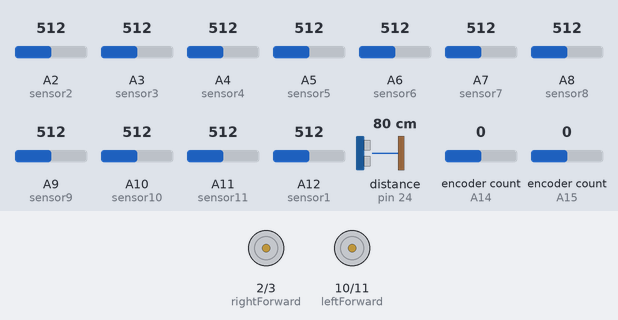
A sketch run on a simulated Arduino Mega 2560, built with avr-gcc and run on an emulated ATmega2560. Shown: motor-driver pin pairs drawn as motors (green arrow = first pin HIGH = forward, orange = second pin HIGH = backward, longer = more drive). The test bench sets the inputs (shaded band); at power-on: A2 (sensor2) = 512, A3 (sensor3) = 512, A4 (sensor4) = 512, A5 (sensor5) = 512, A6 (sensor6) = 512, A7 (sensor7) = 512, A8 (sensor8) = 512, A9 (sensor9) = 512, A10 (sensor10) = 512, A11 (sensor11) = 512, A12 (sensor1) = 512, distance to the obstacle (sensor on pin 24) 80 cm, encoder count (sensors on A14, A15) 0. The echo pulse lasts 58.3 µs per cm; what the sketch prints to the serial monitor is not drawn.

Above: at 1.2 s.
1.3 s: A2 (sensor2) set to 791
4.3 s: A2 (sensor2) set to 815
At 5.6 s:
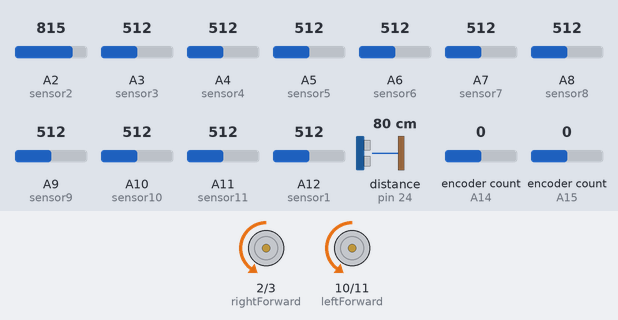
Timing chart, 0 to 7.3 s (numbered marks = the images above; inputs shaded):
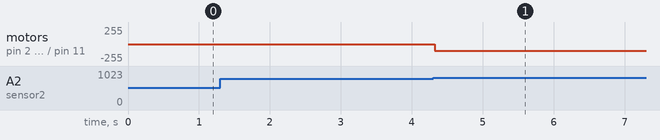

Measured:
- the behaviour switches between 800 and 801 on A2 (sensor2) (found by bisection; images 0 and 1)
- after the input at 1.3 s, every drawn part: stays the same
- after the input at 4.3 s, motor on pin 2 (rightForward) / pin 3 (rightBackward), motor on pin 10 (leftForward) / pin 11 (leftBackward): stopped → backward 100/255 at once

The sketch:

Master_Daddy_Code_4_20_2016.ino
```cpp
//To Do:

//Use encoder counts to make robot travel backwards

#include <NewPing.h>
#include <RotaryEncoder.h>

// Modify pin numbers to work with our wiring
#define TRIGGER_PIN  22  // Arduino pin tied to trigger pin on the ultrasonic sensor.
#define ECHO_PIN     24  // Arduino pin tied to echo pin on the ultrasonic sensor.
#define MAX_DISTANCE 200 // Maximum distance we want to ping for (in centimeters). Maximum sensor distance is rated at 400-500cm.
NewPing sonar(TRIGGER_PIN, ECHO_PIN, MAX_DISTANCE); // NewPing setup of pins and maximum distance.

int leftForward = 10; // These pins are not named intuitively
int leftBackward = 11; // These pins are not named intuitively
int rightForward = 2; // These pins are not named intuitively
int rightBackward = 3; // These pins are not named intuitively
int sensor1 = A12;
int sensor2 = A2;
int sensor3 = A3;
int sensor4 = A4;
int sensor5 = A5;
int sensor6 = A6;
int sensor7 = A7;
int sensor8 = A8;
int sensor9 = A9;
int sensor10 = A10;
int sensor11 = A11;

int val1; //Store sensor readings
int val2;
int val3;
int val4;
int val5;
int val6;
int val7;
int val8;
int val9;
int val10;
int val11;

int maxLeft;
int maxRight;

int velocity = 100;
int threshold = 800; // IR required to start moving forward
int distance; // Distance between ultrasonic sensor and box

// Create encoder object
// int R = 0; // Number of revolutions
// Modify pin numbers to work with our wiring
int leftEncoder1 = A15;
int leftEncoder2 = A0;
int rightEncoder1 = A14;
int rightEncoder2 = A13;
RotaryEncoder leftEncoder(leftEncoder1, leftEncoder2); // Creates left encoder object
RotaryEncoder rightEncoder(rightEncoder1, rightEncoder2); // Creates right encoder object
//static int leftPos;
//static int rightPos;
//int newLeftPos;
//int newRightPos;
//int leftEncoderFinal; // Stores final encoder count before turning around
//int rightEncoderFinal;
//int leftBacktrack = 0;
//int newLeftBacktrack;
//int rightBacktrack = 0;
//int newRightBacktrack = 0;

int retrieve = 0; //if retrieve = 0, run the code to find the container and move to it
//if retrieve = 1, run code to go backwards

void setup() {
  // Assign motor pins
  pinMode(leftForward, OUTPUT);
  pinMode(leftBackward, OUTPUT);
  pinMode(rightForward, OUTPUT);
  pinMode(rightBackward, OUTPUT);

  // Assign sensor pins
  pinMode(sensor1, INPUT);
  pinMode(sensor2, INPUT);
  pinMode(sensor3, INPUT);
  pinMode(sensor4, INPUT);
  pinMode(sensor5, INPUT);
  pinMode(sensor6, INPUT);
  pinMode(sensor7, INPUT);
  pinMode(sensor8, INPUT);
  pinMode(sensor9, INPUT);
  pinMode(sensor10, INPUT);
  pinMode(sensor11, INPUT);

  // Send outputs to screen for debugging
  Serial.begin(9600);
}


void loop() {


//        static int leftPos = 0;
//      leftEncoder.tick();
//      int leftNewPos = leftEncoder.getPosition();
//      if (leftPos != leftNewPos) {
//        Serial.print("Left Encoder: ");
//        Serial.println(leftNewPos);
//        leftPos = leftNewPos;
//      }
//
  if (retrieve == 0) {
    // Read sensor values
    val1 = analogRead(sensor1);
    val2 = analogRead(sensor2);
    val3 = analogRead(sensor3);
    val4 = analogRead(sensor4);
    val5 = analogRead(sensor5);
    val6 = analogRead(sensor6);
    val7 = analogRead(sensor7);
    val8 = analogRead(sensor8);
    val9 = analogRead(sensor9);
    val10 = analogRead(sensor10);
    val11 = analogRead(sensor11);

    // Print sensor values (for debugging only)
    //      Serial.print("1: ");
    //      Serial.println(val1);
    //      Serial.print("2: ");
    //      Serial.println(val2);
    //      Serial.print("3: ");
    //      Serial.println(val3);
    //      Serial.print("4: ");
    //      Serial.println(val4);
    //      Serial.print("5: ");
    //      Serial.println(val5);
    //      Serial.print("6: ");
    //      Serial.println(val6);
    //      Serial.print("7: ");
    //      Serial.println(val7);
    //      Serial.print("8: ");
    //      Serial.println(val8);
    //      Serial.print("9: ");
    //      Serial.println(val9);
    //      Serial.print("10: ");
    //      Serial.println(val10);
    //      Serial.print("11: ");
    //      Serial.println(val11);
    //      Serial.println();

    maxLeft = max(val1, val2); // COMPARE SENSOR VALUES OF LEFT SIDE
    maxLeft = max(maxLeft, val3);
    maxLeft = max(maxLeft, val4);
    maxLeft = max(maxLeft, val5);

    maxRight = max(val7, val8); // COMPARE SENSOR VALUES OF RIGHT SIDE
    maxRight = max(maxRight, val9);
    maxRight = max(maxRight, val10);
    maxRight = max(maxRight, val11);

    unsigned int uS = sonar.ping(); // Send ping, get ping time in microseconds (uS)
    int distance = (uS / US_ROUNDTRIP_CM); // Convert ping time to distance in cm (0 = outside set distance range)

    // What if both are bigger than val6? We should code this in

//        Serial.print("Left: ");  // Print sensor readings
//        Serial.println(maxLeft);
//        Serial.print("Middle: ");
//        Serial.println(val6);
//        Serial.print("Right: ");
//        Serial.println(maxRight);
                                                      Serial.print("Distance (cm): ");
                                                      Serial.println(distance);

    if (maxLeft > threshold && maxLeft > val6) {     // Turn left
      digitalWrite(leftForward, LOW);
      analogWrite(leftBackward, velocity);
      digitalWrite(rightForward, LOW);
      analogWrite(rightBackward, velocity);
    }
    else if (maxRight > threshold && maxRight > val6) {   // Turn right
      analogWrite(leftForward, velocity);
      digitalWrite(leftBackward, LOW);
      analogWrite(rightForward, velocity);
      digitalWrite(rightBackward, LOW);
    }
    else if (val6 > threshold && val6 > maxLeft && val6 > maxRight) { // Go forward when middle sensor detects most IR

      if (distance < 30 && distance >= 15) {  // Throttle velocity based on ultrasonic distance reading (distances in cm)
        velocity = 0.5 * 100;
      }
      else if (distance < 15 && distance > 1 && retrieve == 0) {   //ADJUST VALUE OF DISTANCE BASED ON LEGNTH OF MAGNET ARM
        velocity = 0;
        retrieve = 1;  //value to signify that the robot has reached the object and should now begin retrieval phase
        distance = 20; // arbitrarily reset the distance so that it isn't 0/doesn't stop the code
      }

      //      // Read encoder 1 values
      //      static int leftPos = 0;
      //      leftEncoder.tick();
      //      newLeftPos = leftEncoder.getPosition();
      //      Serial.print("Left Encoder Count: ");
      //      Serial.println(newLeftPos);
      //      if (leftPos != newLeftPos) {
      //        //    Serial.print(newLeftPos);
      //        //    Serial.println();
      //        leftPos = newLeftPos;
      //      }
      //
      //      // Read encoder 2 values
      //      static int rightPos = 0;
      //      rightEncoder.tick();
      //      newRightPos = rightEncoder.getPosition();
      //      Serial.print("Right Encoder Count: ");
      //      Serial.println(newRightPos);
      //      if (rightPos != newRightPos) {
      //        //    Serial.print(newRightPos);
      //        //    Serial.println();
      //        rightPos = newRightPos;
      //      }


//Serial.print("@@@@@@@@@@@@@@@@@@@@@@@@@@@@@@@@@@@@@@@@@@@@@@@@@@@@@@@@@@@@@@@@@");
      // Count using left encoder
      static int leftPos = 0;
      leftEncoder.tick();
      int leftNewPos = leftEncoder.getPosition();
      if (leftPos != leftNewPos) {
        Serial.print("Left Encoder: ");
        Serial.println(leftNewPos);
        leftPos = leftNewPos;
      }

      // Count using right encoder
      static int rightPos = 0;
      rightEncoder.tick();
      int rightNewPos = rightEncoder.getPosition();
      if (rightPos != rightNewPos) {
        Serial.print("Right Encoder: ");
        Serial.println(rightNewPos);
        rightPos = rightNewPos;
      }

      // Drive straight towards box (velocity is determined by distance from box)
      analogWrite(leftForward, velocity);
      digitalWrite(leftBackward, LOW);
      digitalWrite(rightForward, LOW);
      analogWrite(rightBackward, velocity);
      //
      //      leftEncoderFinal = leftPos;
      //      rightEncoderFinal = rightPos;
    }

    else {
      // If no IR detected, stop moving
      digitalWrite(leftForward, LOW);
      digitalWrite(leftBackward, LOW);
      digitalWrite(rightForward, LOW);
      digitalWrite(rightBackward, LOW);
    }
  }

  //start retrieval process
  else if (retrieve == 1) { //if on retrieval phase, turn around
    Serial.print("Retrieve? ");
    Serial.println(retrieve);
//    Serial.print("Left Encoder Count: ");
//    Serial.println(leftEncoderFinal);
//    Serial.print("Right Encoder Count: ");
//    Serial.println(rightEncoderFinal);
//    Serial.println();
//
//    digitalWrite(leftForward, LOW);
//    analogWrite(leftBackward, velocity);
//    digitalWrite(rightForward, LOW);
//    analogWrite(rightBackward, velocity);
//
//    delay(2869);
//
//    //  leftPos = leftEncoderFinal;
//    //  rightPos = rightEncoderFinal;
//    //  velocity = 100;
//
//    // create new variables to store encoder values during return travel
//
//    digitalWrite(leftForward, LOW);
//    analogWrite(leftBackward, velocity);
//    digitalWrite(rightForward, LOW);
//    analogWrite(rightBackward, velocity);
//
//    while (leftBacktrack < leftEncoderFinal && rightBacktrack < rightEncoderFinal) {
//
//
//      // Count left backtrack
//      static int leftBacktrack = 0;
//      leftEncoder.tick();
//
//      newLeftBacktrack = leftEncoder.getPosition();
//      if (leftBacktrack != newLeftBacktrack) {
//        leftBacktrack = newLeftBacktrack;
//      }
//
//      // Count right backtrack
//      static int rightBacktrack = 0;
//      rightEncoder.tick();
//      newRightBacktrack = rightEncoder.getPosition();
//      if (rightBacktrack != newRightBacktrack) {
//        rightBacktrack = newRightBacktrack;
//      }

    }


    //  newLeftBacktrack = leftEncoder.getPosition(); //Encoder 1 reading
    //  if (leftEncoderFinal != newLeftPos) {
    //    leftEncoderFinal = newLeftPos;
    //  }

    //  int newRightPos = rightEncoder.getPosition(); //Encoder 2 reading
    //  if (rightPos != newRightPos) {
    //    rightPos = newRightPos;
    //  }


  //  digitalWrite(leftForward, LOW);
  //  digitalWrite(leftBackward, LOW);
  //  digitalWrite(rightForward, LOW);
  //  digitalWrite(rightBackward, LOW);

  //Serial.println();
}
```
